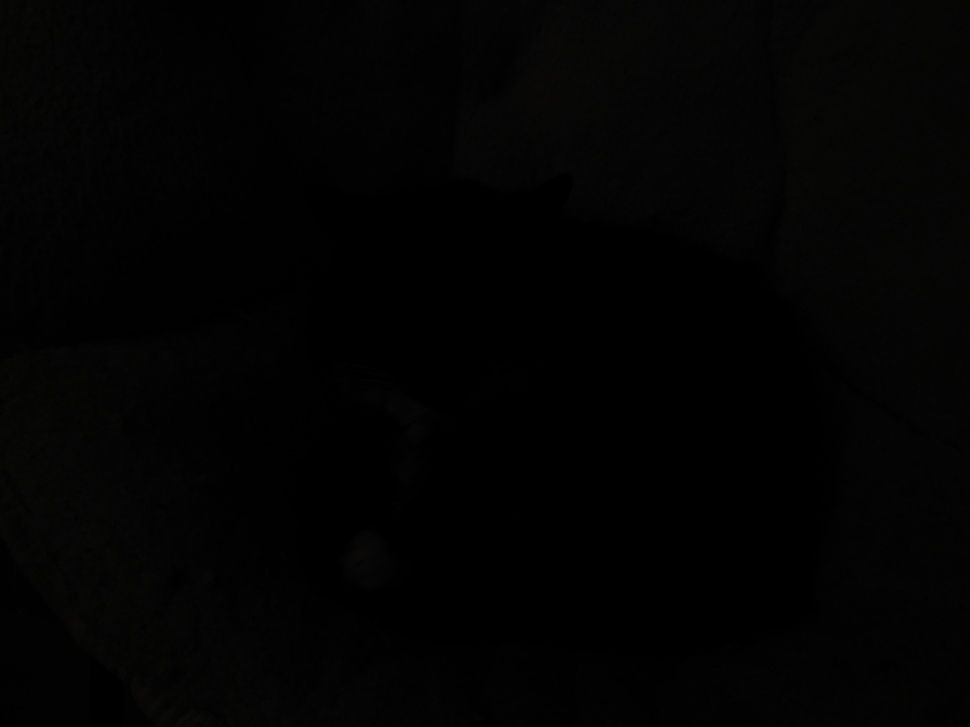
#> input picture sample.JPG, 970 x 727 px, shrunk from 4608 x 3456 before the run
$ python histogram_search.py --image sample.JPG
#> lines starting #> are read from the running program, lines starting #| are printed output that depends on the picture
#SD card optimizer
#(C) Anton Voronov, ravenspired

#This program takes a directory, loads the file PATHs itno memory and then uses computer vision to determine
#wether an image is similar to one next to it. It then appends the duplicate's PATH to a file
#so that another program may delete it.


#Dependencies: openCV, numpy, matplotlib, imutils
#pip3 install opencv-python
#pip3 install numpy
#pip3 install matplotlib
#pip3 install imutils


# import the necessary packages
from matplotlib import pyplot as plt
import argparse
import cv2
# construct the argument parser and parse the arguments
ap = argparse.ArgumentParser()
ap.add_argument("-i", "--image", required=True,
	help="path to the image")
args = vars(ap.parse_args())
# load the input image and convert it to grayscale
image = cv2.imread(args["image"])
#> image is the input picture: shape (727, 970, 3); mean B, G, R 2.2, 2.43, 2.43
image = cv2.cvtColor(image, cv2.COLOR_BGR2GRAY)
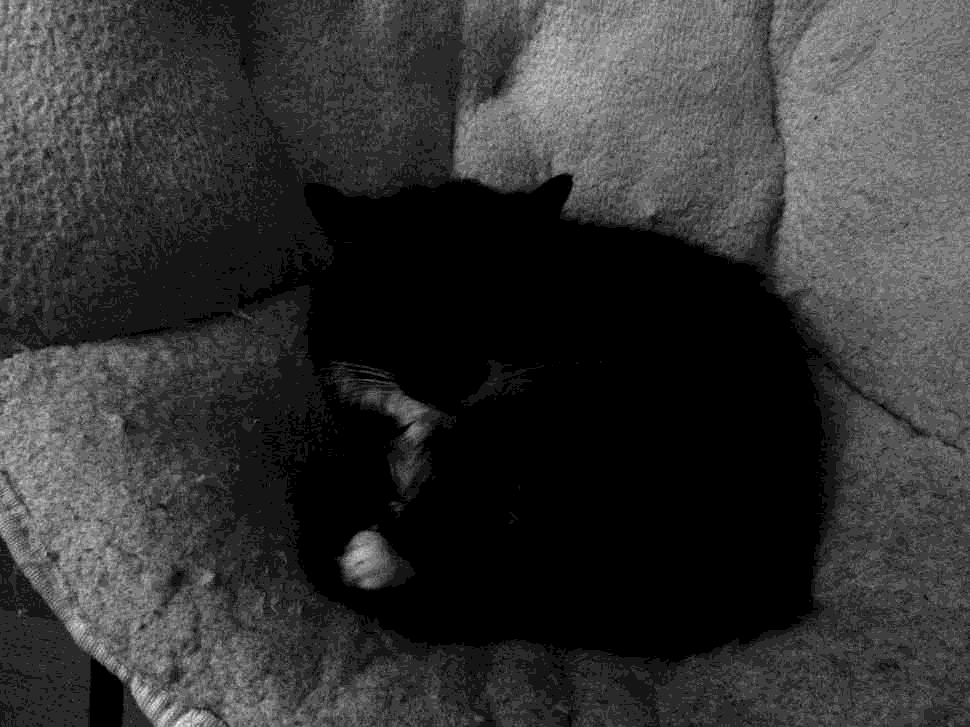
#> image: shape (727, 970); min 0, max 12, mean 2.43; drawn with min black and max white
# compute a grayscale histogram
hist = cv2.calcHist([image], [0], None, [256], [0, 256])
#> hist = 256 values, max 207862 at index 0, min 0 at index 13, mean 2754.6
# matplotlib expects RGB images so convert and then display the image
# with matplotlib
plt.figure()
plt.axis("off")
plt.imshow(cv2.cvtColor(image, cv2.COLOR_GRAY2RGB))
# plot the histogram
plt.figure()
plt.title("Grayscale Histogram")
plt.xlabel("Bins")
plt.ylabel("# of Pixels")
plt.plot(hist)
plt.xlim([0, 256])
# normalize the histogram
hist /= hist.sum()
#> hist = 256 values, max 0.295 at index 0, min 0 at index 13, mean 0.00391
# plot the normalized histogram
plt.figure()
plt.title("Grayscale Histogram (Normalized)")
plt.xlabel("Bins")
plt.ylabel("% of Pixels")
plt.plot(hist)
plt.xlim([0, 256])
print(hist)
#> (printed output is left out)
plt.show()
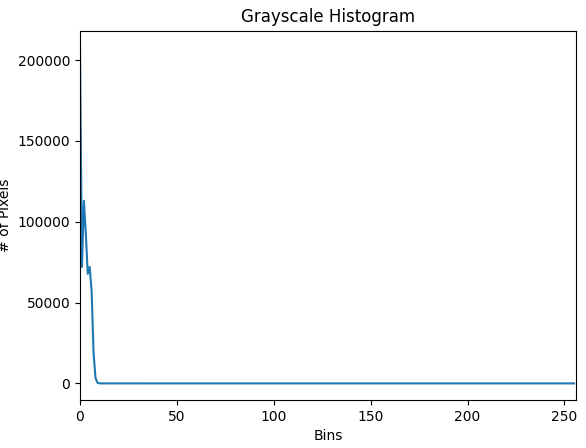
#> figure drawn by matplotlib, 1 panel; curve peaks at x = 0, y = 207862
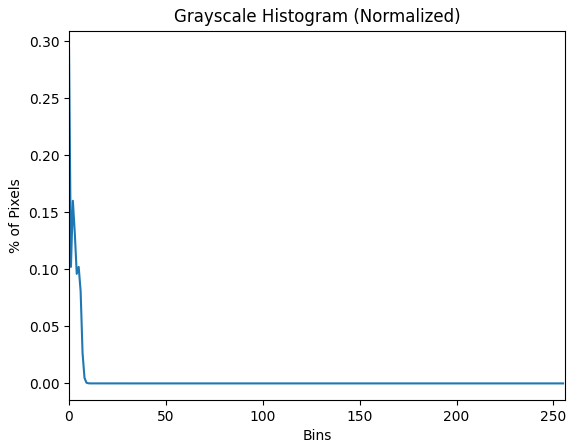
#> figure drawn by matplotlib, 1 panel; curve peaks at x = 0, y = 0.295
